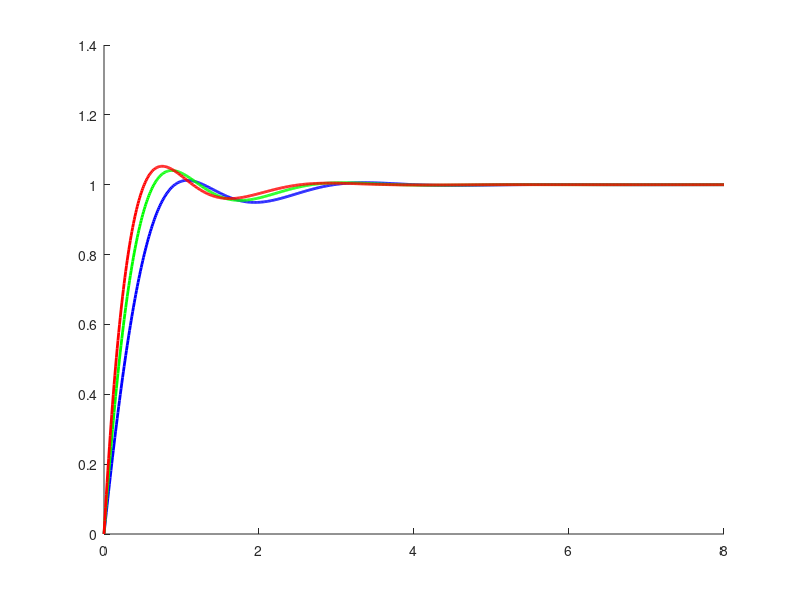

The MATLAB source for this figure: (Note: this script raises an error after producing the figure.)
%% ROBUSTNESS: Test with plant uncertainty (+/-30% gain variation)
G_nom = tf(1, [1 2 5]);          % Nominal plant
C = pid(10, 20, 3);

t = 0:0.01:8;
gains = [0.7, 1.0, 1.3];          % ±30% plant gain variation
colors = {'b-', 'g-', 'r-'};

figure('Color','w','Position',[100 100 900 500])
hold on
for i = 1:3
    G_var = gains(i) * G_nom;          % Perturbed plant
    T_var = feedback(C*G_var, 1);
    [y,~] = step(T_var, t);
    plot(t, y, colors{i}, 'LineWidth', 2)
end
yline(1,'k--'); yline(1.1,'m:')
legend('Gain -30%', 'Nominal', 'Gain +30%', 'Target', 'Overshoot Limit')
xlabel('Time (s)'); ylabel('Altitude (m)')
title('Robustness Test: ±30% Plant Gain Uncertainty')
grid on

%% If all 3 curves satisfy specs → ROBUST CONTROLLER!%% DISTURBANCE REJECTION ANALYSIS
G = tf(1, [1 2 5]);
C = pid(10, 20, 3);

% Transfer functions for disturbance analysis
% Reference → Output
T_ref = feedback(C*G, 1);

% Disturbance → Output (input disturbance)
% T_d = G / (1 + C*G)
T_dist = feedback(G, C);

% Simulation timeline
t = 0:0.01:15;
r = ones(size(t));                          % Step reference
d = 0.5 * (t >= 5);                       % Wind gust at t=5s

% Simulate both effects using superposition (linear system)
[y1, ~] = lsim(T_ref, r, t);              % Reference tracking
[y2, ~] = lsim(T_dist, d, t);             % Disturbance effect
y_total = y1 + y2;                          % Total output

% Plot
figure('Color','w','Position',[100 100 900 500])
subplot(2,1,1)
plot(t, y_total, 'b-', 'LineWidth', 2); hold on
plot(t, y1, 'g--', 'LineWidth', 1.5)
yline(1,'k--','LineWidth',1)
xline(5,'r--','Wind Gust','LineWidth',1.5)
ylabel('Altitude (m)'); title('Altitude with Wind Disturbance at t=5s')
legend('Actual Altitude','Without Disturbance','Target')
grid on; xlim([0 15]); ylim([0.7 1.2])

subplot(2,1,2)
plot(t, d, 'r-', 'LineWidth', 2)
ylabel('Wind (m/s)'); xlabel('Time (s)')
title('Disturbance Signal (Wind Gust)')
grid on; xlim([0 15])

%% Measure recovery time after disturbance
idx5 = find(t >= 5, 1);
deviation = max(abs(y_total(idx5:end) - 1));
recovery_idx = find(abs(y_total(idx5:end) - 1) < 0.02, 1);
recovery_time = t(idx5 + recovery_idx - 1) - 5;

fprintf('Max deviation from disturbance: %.4f m\n', deviation)
fprintf('Recovery time after disturbance: %.2f s\n', recovery_time)
